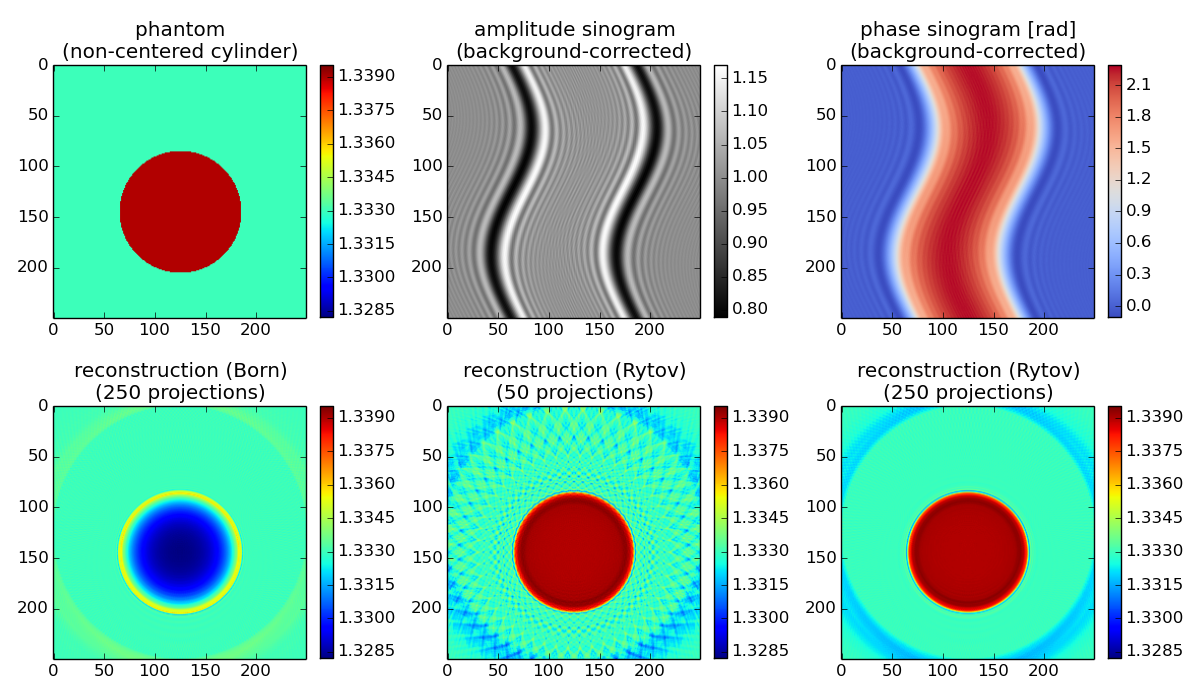

Source code (Python):
#!/usr/bin/env python
# -*- coding: utf-8 -*-
""" 
2D non-centered cylinder (Mie theory)
~~~~~~~~~~~~~~~~~~~~~~~~~~~~~~~~~~~~~
The *in silico* data set was created with the 
softare `miefield  <https://github.com/paulmueller/miefield>`.
The data are 1D projections of a non-centered cylinder of constant
refractive index. The Born approximation is error-prone due to
a relatively large radius of the cylinder (30 wavelengths) and
a refractive index difference of 0.006 between cylinder and
surrounding medium. The reconstruction of the refractive index
with the Rytov approximation is in good agreement with the
input data. When only 50 projections are used for the reconstruction,
artifacts appear. These vanish when more projections are used for
the reconstruction.

.. figure::  ../examples/backprop_from_mie_2d_cylinder_noncentered_repo.png
   :align:   center

   Different reconstruction approaches of a
   cylinder from data computed with Mie theory.

Download the :download:`full example <../examples/backprop_from_mie_2d_cylinder_noncentered.py>`.
If you are not running the example from the git repository, make sure the
file `example_helper.py <../examples/example_helper.py>` is present
in the current directory.

"""
from __future__ import division, print_function

# All imports are moved to "__main__", because
# sphinx might complain about some imports (e.g. mpl).

if __name__ == "__main__":
    try:
        from example_helper import get_file
    except ImportError:
        print("Please make sure example_helper.py is available.")
        raise
    import matplotlib.pylab as plt
    import numpy as np
    from os.path import abspath, dirname, split, join
    import sys
    import zipfile
    import unwrap
    
    # Add parent directory to beginning of path variable
    DIR = dirname(abspath(__file__))
    sys.path.insert(0, split(DIR)[0])
    
    import odtbrain as odt
    
    # use jobmanager if available
    try:
        import jobmanager as jm
        jm.decorators.decorate_module_ProgressBar(odt, 
                            decorator=jm.decorators.ProgressBarOverrideCount,
                            interval=.1)
    except:
        pass

    datazip = get_file("mie_2d_noncentered_cylinder_A250_R2.zip")
    
    # Get simulation data
    arc = zipfile.ZipFile(datazip)

    angles = np.loadtxt(arc.open("mie_angles.txt"))

    # sinogram computed with mie
    # computed with
    # miefield.GetSinogramCylinderRotation(radius, nmed, ncyl, lD, lC, size, A, res)
    sino_real = np.loadtxt(arc.open("sino_real.txt"))
    sino_imag = np.loadtxt(arc.open("sino_imag.txt"))
    sino = sino_real + 1j*sino_imag
    A, size = sino_real.shape

    # background sinogram computed with mie
    # computed with
    # miefield.GetSinogramCylinderRotation(radius, nmed, nmed, lD, lC, size, A, res)
    u0_real = np.loadtxt(arc.open("u0_real.txt"))
    u0_imag = np.loadtxt(arc.open("u0_imag.txt"))
    u0 = u0_real + 1j*u0_imag
    # create 2d array
    u0 = np.tile(u0, size).reshape(A,size).transpose()

    # background field necessary to compute initial born field
    # computed with
    # u0_single = mie.GetFieldCylinder(radius, nmed, nmed, lD, size, res)
    u0_single_real = np.loadtxt(arc.open("u0_single_real.txt"))
    u0_single_imag = np.loadtxt(arc.open("u0_single_real.txt"))
    u0_single = u0_single_real + 1j*u0_single_imag

    with arc.open("mie_info.txt") as info:
        cfg = {}
        for l in info.readlines():
            if l.count("=") == 1:
                key, val = l.split("=")
                cfg[key.strip()] = float(val.strip())

    print("Example: Backpropagation from 2d FDTD simulations")
    print("Refractive index of medium:", cfg["nmed"])
    print("Measurement position from object center:", cfg["lD"])
    print("Wavelength sampling:", cfg["res"])
    print("Performing backpropagation.")

    
    # Set measurement parameters
    # Compute scattered field from cylinder
    radius = cfg["radius"] # wavelengths
    nmed = cfg["nmed"]
    ncyl = cfg["ncyl"]
    
    lD = cfg["lD"] # measurement distance in wavelengths
    lC = cfg["lC"] # displacement from center of image
    size = cfg["size"]
    res = cfg["res"] # px/wavelengths
    A = cfg["A"] # number of projections

    #phantom = np.loadtxt(arc.open("mie_phantom.txt"))
    x = np.arange(size)-size/2.0
    X,Y = np.meshgrid(x,x)
    rad_px = radius*res
    phantom = np.array(((Y-lC*res)**2+X**2)<rad_px**2, dtype=np.float)*(ncyl-nmed)+nmed

    # Born
    u_sinB = (sino/u0*u0_single-u0_single) #fake born
    fB = odt.backpropagate_2d(u_sinB, angles, res, nmed, lD*res)
    nB = odt.odt_to_ri(fB, res, nmed)
    
    # Rytov
    u_sinR = odt.sinogram_as_rytov(sino/u0)
    fR = odt.backpropagate_2d(u_sinR, angles, res, nmed, lD*res)
    nR = odt.odt_to_ri(fR, res, nmed)
    
    # Rytov 50
    u_sinR50 = odt.sinogram_as_rytov((sino/u0)[::5,:])
    fR50 = odt.backpropagate_2d(u_sinR50, angles[::5], res, nmed, lD*res)
    nR50 = odt.odt_to_ri(fR50, res, nmed)
    
    
    # Plot sinogram phase and amplitude
    ph = unwrap.unwrap(np.angle(sino/u0))
    
    
    am = np.abs(sino/u0)

    # prepare plot
    
    vmin = np.min(np.array([phantom, nB.real, nR50.real, nR.real]))
    vmax = np.max(np.array([phantom, nB.real, nR50.real, nR.real]))
    
    fig, axes = plt.subplots(2,3, figsize=(12,7), dpi=300)
    axes = np.array(axes).flatten()
    
    phantommap = axes[0].imshow(phantom, vmin=vmin, vmax=vmax)
    axes[0].set_title("phantom \n(non-centered cylinder)")
    
    amplmap = axes[1].imshow(am, cmap=plt.cm.gray)  # @UndefinedVariable
    axes[1].set_title("amplitude sinogram \n(background-corrected)")
    
    phasemap = axes[2].imshow(ph, cmap=plt.cm.coolwarm)  # @UndefinedVariable
    axes[2].set_title("phase sinogram [rad] \n(background-corrected)")
    
    axes[3].imshow(nB.real, vmin=vmin, vmax=vmax)
    axes[3].set_title("reconstruction (Born) \n(250 projections)")
    
    axes[4].imshow(nR50.real, vmin=vmin, vmax=vmax)
    axes[4].set_title("reconstruction (Rytov) \n(50 projections)")
    
    axes[5].imshow(nR.real, vmin=vmin, vmax=vmax)
    axes[5].set_title("reconstruction (Rytov) \n(250 projections)")
    
    # color bars
    cbkwargs = {"fraction": 0.045}
    plt.colorbar(phantommap, ax=axes[0], **cbkwargs)
    plt.colorbar(amplmap, ax=axes[1], **cbkwargs)
    plt.colorbar(phasemap, ax=axes[2], **cbkwargs)
    plt.colorbar(phantommap, ax=axes[3], **cbkwargs)
    plt.colorbar(phantommap, ax=axes[4], **cbkwargs)
    plt.colorbar(phantommap, ax=axes[5], **cbkwargs)
    
    plt.tight_layout()
    
    outname = join(DIR, "backprop_from_mie_2d_cylinder_noncentered.png")
    print("Creating output file:", outname)
    plt.savefig(outname)
